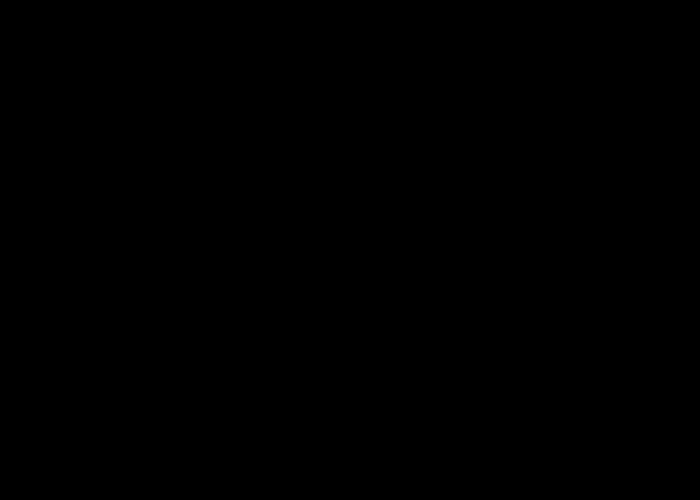
Frame 1 (no input)
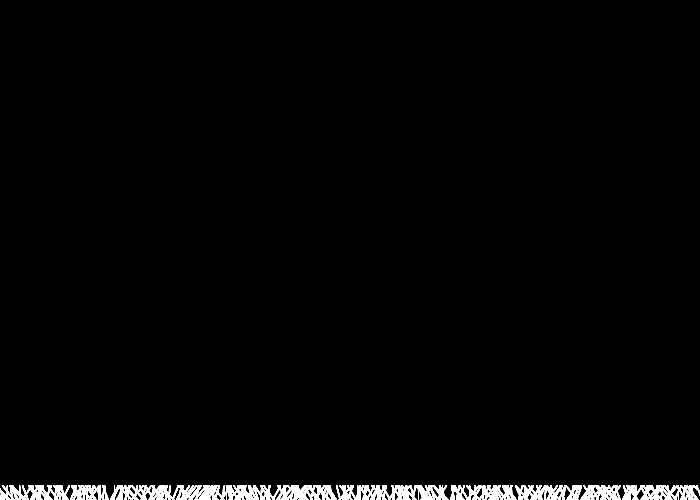
Frame 60 (the mouse pressed at the canvas centre just before this capture)
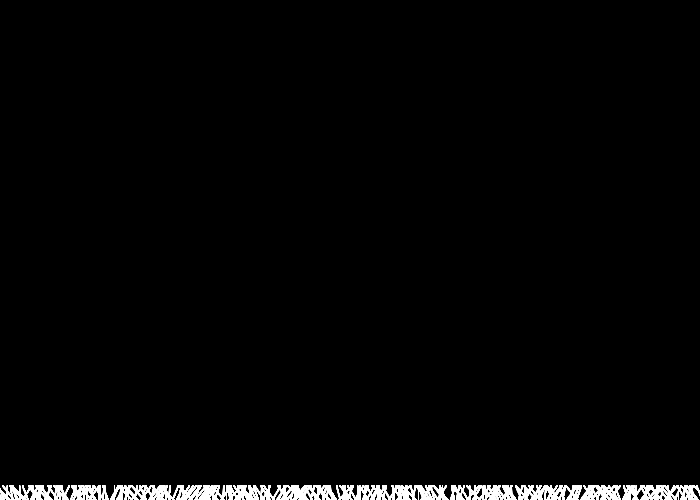
Frame 120 (the mouse held since frame 60 and released just before this capture)

The Processing sketch that drew these frames (run headless with seeded random() and noise(); from frame 60 on, the mouse is pressed at the canvas centre):

// Processing sketch: cesped
// ── cesped.pde

float s = 0; //Separación entre hojas de cesped
int total = 400;
int xc = 0;
float[][] coordI = new float [400][2];
float[][] coordF = new float [400][2];
float[][] coordP = new float [400][2];
float[] aleatorio = new float [400];

void setup(){
  size(700,500);
  background(0);
  s = width/total;
  
  for(int q=0; q<400; q++){
      coordI[q][0] = xc;
      coordI[q][1] = height;
      coordP[q][0] = coordI[q][0];
      coordP[q][1] = coordI[q][1];
      coordF[q][0] = coordI[q][0] + random(-3,3);
      coordF[q][1] = height-15;
      aleatorio[q] = random(-1,+1); 
      xc = xc + 2;
  }
  
}

void draw(){
  
  for(int q=0; q<400; q++){
      
      fill(255);
      stroke(255);
      line(coordI[q][0],coordI[q][1],coordP[q][0],coordP[q][1]);
     
      if(coordP[q][1] > coordF[q][1]){
        coordP[q][0] = coordP[q][0] + aleatorio[q];
        coordP[q][1]--;
      }
  }
  println("width: " + width);
  println("S: " + s);
  println("[ " + coordI[3][0] +", "+ coordI[3][1] +", "+ coordP[3][0] +", "+ coordP[3][1] +" ]");
  
}
